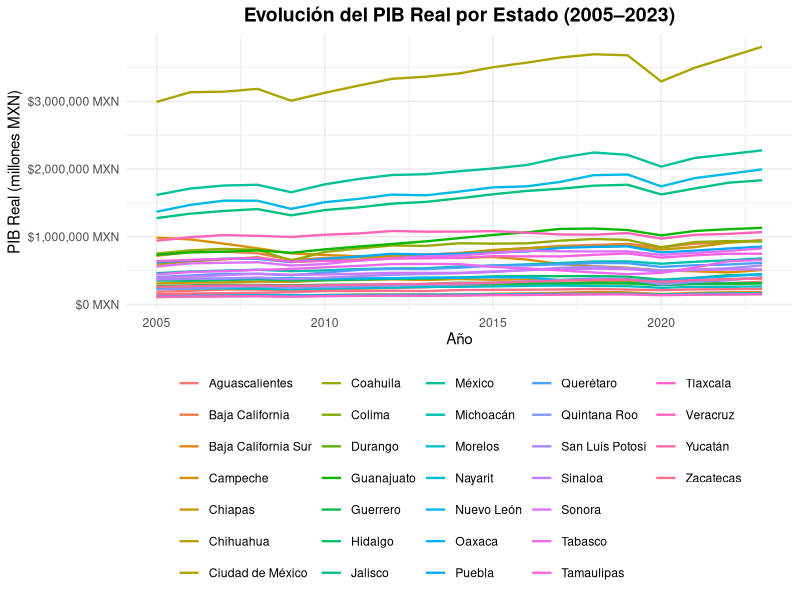
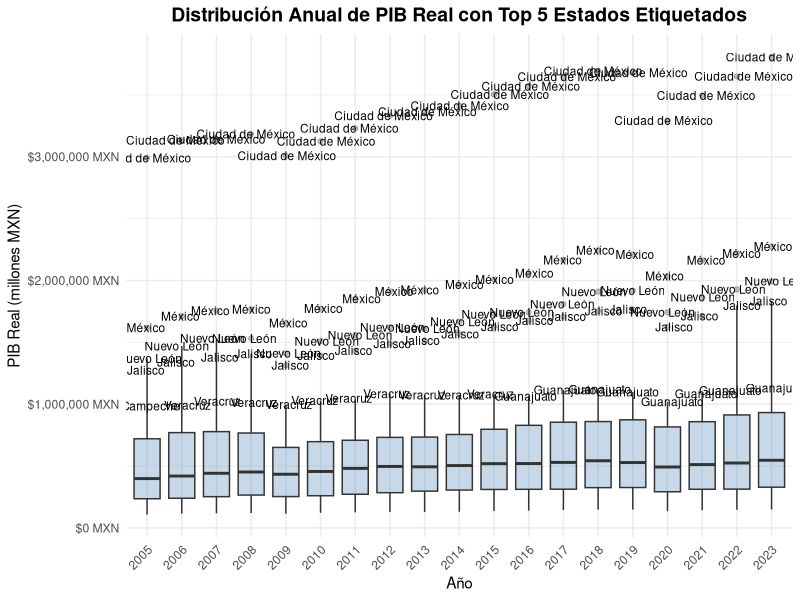
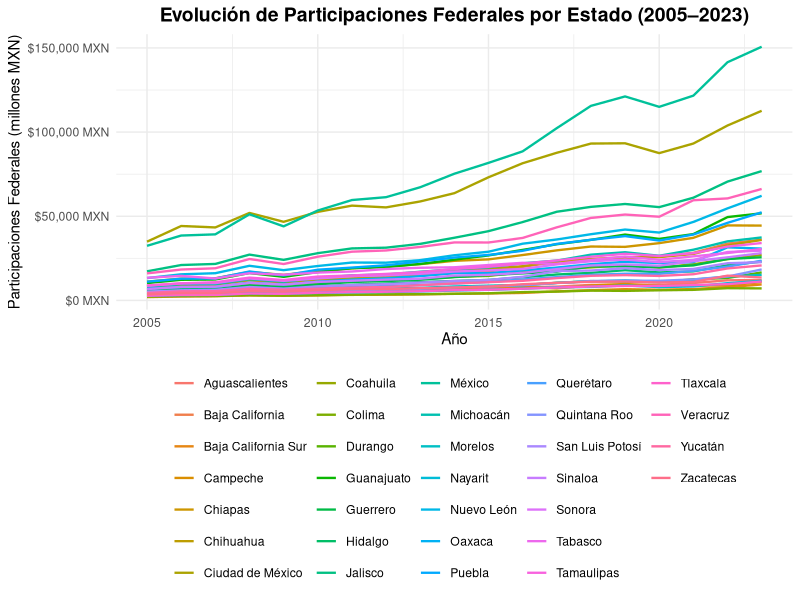
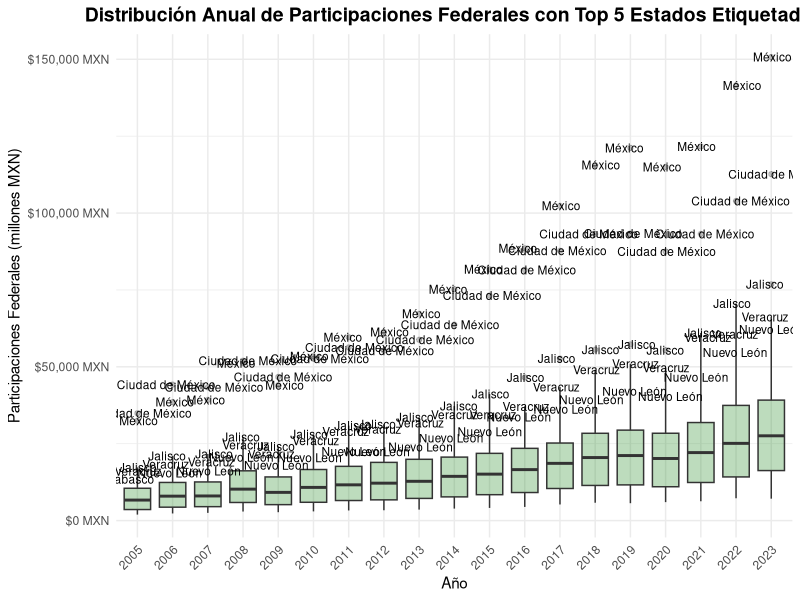
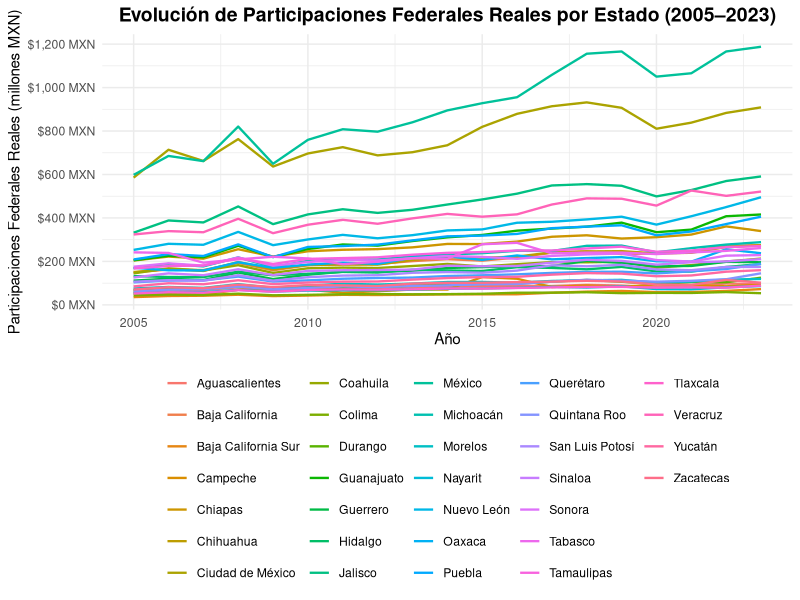
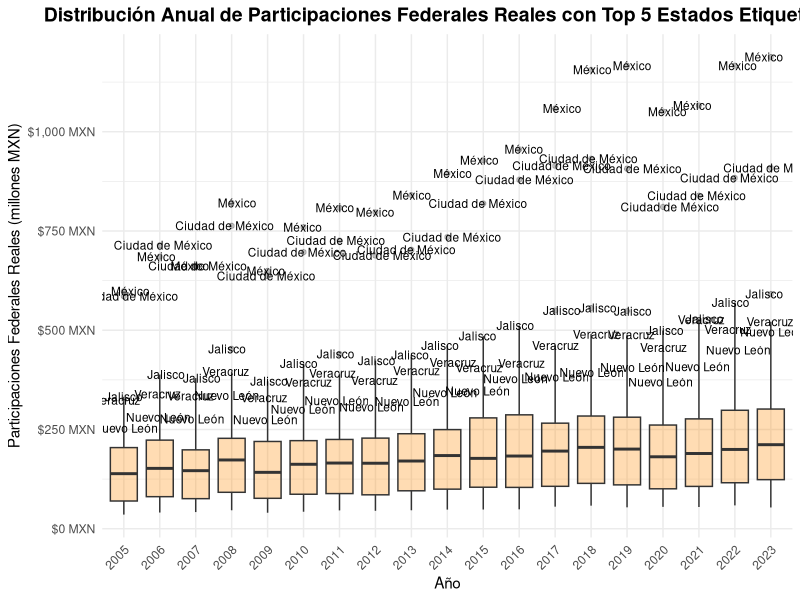
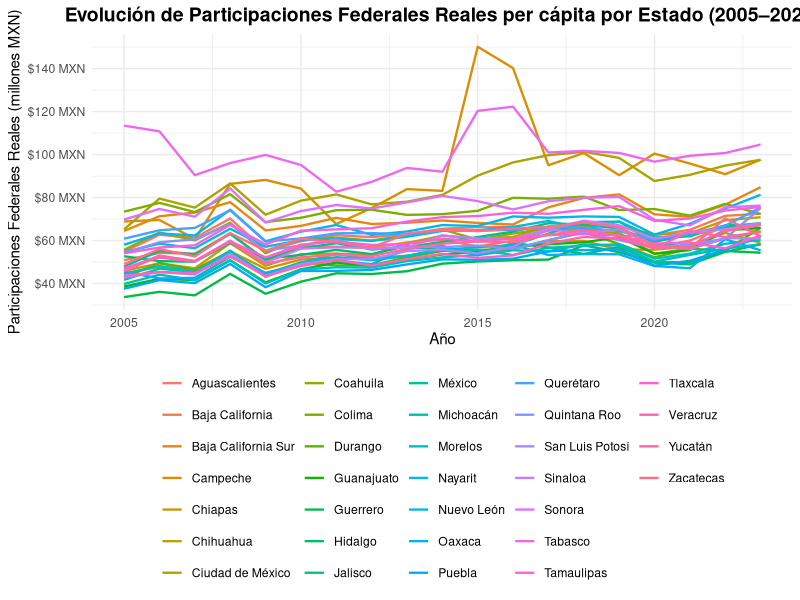
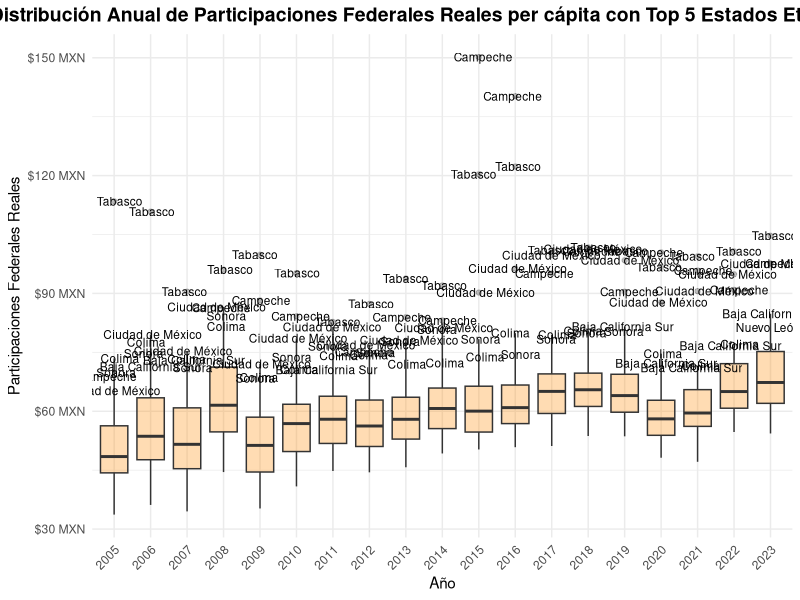

These figures' R source, in order:
library(tidyverse)
library(scales)
library(readxl)
library(lmerTest)
library(skimr)
library(psych)


# Leer datos desde Excel y quitar primera fila de encabezados duplicados
gdp      <- read_xlsx("PIB real 2005-2023.xlsx", sheet = 1, range = "A2:T35")[-1, ]
gdp_mp   <- read_xlsx("PIB real 2005-2023.xlsx", sheet = 3, range = "A2:T35")[-1, ]
gov      <- read_xlsx("Participaciones federales 2005-2023.xlsx", sheet = 1, range = "A3:T36")[-1, ]
deflator <- read_xlsx("Participaciones federales 2005-2023.xlsx", sheet = 2, range = "A5:T38")[-1, ]
pop      <- read_xlsx("Participaciones federales 2005-2023.xlsx", sheet = 4, range = "A3:T36")[-1, ]

# Lista nombrada de data.frames
df_list <- list(
  gdp      = gdp,
  gdp_mp   = gdp_mp,
  gov      = gov,
  deflator = deflator,
  pop      = pop
)

# Función: renombra primera columna a "Estado" y pivotea a formato long
long <- function(df, value_name) {
  old_first <- names(df)[1]
  if (old_first != "Estado") {
    df <- df %>% rename(Estado = !!sym(old_first))
  }
  df %>%
    pivot_longer(
      cols      = -Estado,
      names_to  = "year",
      values_to = value_name
    ) %>%
    mutate(year = as.integer(year)) %>% 
    mutate(
    Estado = str_squish(Estado),                              # quita espacios dobles y bordes
    Estado = str_replace(Estado, "Ciudad de México 2_/",      # busca la etiqueta con “2_/”
                            "Ciudad de México"),              # y la reemplaza con la correcta
    Estado = str_replace(Estado, "Baja Californa",            # busca la etiqueta con "Baja Californa"
                            "Baja California"),               # y la reemplaza con la correcta
    Estado = str_replace(Estado, "Michoacan",                 # busca la etiqueta con "Baja Californa"
                            "Michoacán")                      # y la reemplaza con la correcta
  )
}

# Aplicar pivot para cada data.frame usando su nombre como columna de valores
long_list <- Map(long, df_list, names(df_list))

# Combinar con full_join por "Estado" y "year"
df <- reduce(long_list, full_join, by = c("Estado", "year")) %>% 
    mutate(
        gov_real = gov / deflator,
        govpc = gov_real / pop * 1000000,
        gdppc = gdp / pop * 1000000,
        gdppc_mp = gdp_mp / pop * 1000000
    )

write.csv(df, "participaciones-federales.csv", row.names = FALSE)

# Revisar resultado
head(df)

# Estadísticas descriptivas de los datos
skim(df)
describe(df)

# Evolución del PIB Real por Estado (líneas)
ggplot(df, aes(x = year, y = gdp, color = Estado)) +
  geom_line(size = 0.8) +
  labs(
    title = "Evolución del PIB Real por Estado (2005–2023)",
    x     = "Año",
    y     = "PIB Real (millones MXN)"
  ) +
  scale_y_continuous(
    labels = scales::label_comma(prefix = "$", suffix = " MXN"),
    breaks = scales::pretty_breaks(n = 5)
  ) +
  theme_minimal() +
  theme(
    legend.position   = "bottom",
    legend.title      = element_blank(),
    axis.text.x       = element_text(angle = 0, vjust = 0.5),
    plot.title        = element_text(face = "bold", size = 14, hjust = 0.5)
  )
ggsave("gdp.png", width = 8, height = 6, dpi = 300)

# Boxplot de distribución anual de PIB Real,
# con etiquetas de los 5 estados con mayor PIB cada año
bs_gdp <- df %>%
  group_by(year) %>%
  slice_max(gdp, n = 5) %>%
  ungroup()

ggplot(df, aes(x = factor(year), y = gdp, group = year)) +
  geom_boxplot(fill = "steelblue", alpha = 0.3) +
  geom_text(
    data     = bs_gdp,
    aes(label = Estado),
    position = position_jitter(width = 0.2, height = 0),
    size     = 3,
    color    = "black"
  ) +
  labs(
    title = "Distribución Anual de PIB Real con Top 5 Estados Etiquetados",
    x     = "Año",
    y     = "PIB Real (millones MXN)"
  ) +
  scale_y_continuous(labels = scales::label_comma(prefix = "$", suffix = " MXN")) +
  theme_minimal() +
  theme(
    axis.text.x  = element_text(angle = 45, hjust = 1),
    plot.title   = element_text(face = "bold", size = 14, hjust = 0.5),
    legend.position = "none"
  )
ggsave("box-gdp.png", width = 8, height = 6, dpi = 300)


# Evolución de Participaciones Federales por Estado (líneas)
ggplot(df, aes(x = year, y = gov, color = Estado)) +
  geom_line(size = 0.8) +
  labs(
    title = "Evolución de Participaciones Federales por Estado (2005–2023)",
    x     = "Año",
    y     = "Participaciones Federales (millones MXN)"
  ) +
  scale_y_continuous(
    labels = scales::label_comma(prefix = "$", suffix = " MXN"),
    breaks = scales::pretty_breaks(n = 5)
  ) +
  theme_minimal() +
  theme(
    legend.position   = "bottom",
    legend.title      = element_blank(),
    axis.text.x       = element_text(angle = 0, vjust = 0.5),
    plot.title        = element_text(face = "bold", size = 14, hjust = 0.5)
  )
ggsave("gov.png", width = 8, height = 6, dpi = 300)


# Boxplot de distribución anual de Participaciones Federales,
# con etiquetas de los 5 estados con mayor valor cada año
bs_gov <- df %>%
  group_by(year) %>%
  slice_max(order_by = gov, n = 5) %>%
  ungroup()

ggplot(df, aes(x = factor(year), y = gov, group = year)) +
  geom_boxplot(fill = "forestgreen", alpha = 0.3) +
  geom_text(
    data     = bs_gov,
    aes(label = Estado),
    position = position_jitter(width = 0.2, height = 0),
    size     = 3,
    color    = "black"
  ) +
  labs(
    title = "Distribución Anual de Participaciones Federales con Top 5 Estados Etiquetados",
    x     = "Año",
    y     = "Participaciones Federales (millones MXN)"
  ) +
  scale_y_continuous(labels = scales::label_comma(prefix = "$", suffix = " MXN")) +
  theme_minimal() +
  theme(
    axis.text.x  = element_text(angle = 45, hjust = 1),
    plot.title   = element_text(face = "bold", size = 14, hjust = 0.5),
    legend.position = "none"
  )
ggsave("box-gov.png", width = 8, height = 6, dpi = 300)


# Evolución de Participaciones Federales Reales (líneas)
ggplot(df, aes(x = year, y = gov_real, color = Estado)) +
  geom_line(size = 0.8) +
  labs(
    title = "Evolución de Participaciones Federales Reales por Estado (2005–2023)",
    x     = "Año",
    y     = "Participaciones Federales Reales (millones MXN)"
  ) +
  scale_y_continuous(
    labels = scales::label_comma(prefix = "$", suffix = " MXN"),
    breaks = scales::pretty_breaks(n = 5)
  ) +
  theme_minimal() +
  theme(
    legend.position   = "bottom",
    legend.title      = element_blank(),
    axis.text.x       = element_text(angle = 0, vjust = 0.5),
    plot.title        = element_text(face = "bold", size = 14, hjust = 0.5)
  )
ggsave("gov-real.png", width = 8, height = 6, dpi = 300)


# Boxplot de distribución anual de Participaciones Federales Reales,
# con etiquetas de los 5 estados con mayor valor cada año
bs_gov_real <- df %>%
  group_by(year) %>%
  slice_max(order_by = gov_real, n = 5) %>%
  ungroup()

ggplot(df, aes(x = factor(year), y = gov_real, group = year)) +
  geom_boxplot(fill = "darkorange", alpha = 0.3) +
  geom_text(
    data     = bs_gov_real,
    aes(label = Estado),
    position = position_jitter(width = 0.2, height = 0),
    size     = 3,
    color    = "black"
  ) +
  labs(
    title = "Distribución Anual de Participaciones Federales Reales con Top 5 Estados Etiquetados",
    x     = "Año",
    y     = "Participaciones Federales Reales (millones MXN)"
  ) +
  scale_y_continuous(labels = scales::label_comma(prefix = "$", suffix = " MXN")) +
  theme_minimal() +
  theme(
    axis.text.x  = element_text(angle = 45, hjust = 1),
    plot.title   = element_text(face = "bold", size = 14, hjust = 0.5),
    legend.position = "none"
  )
ggsave("box-gov-real.png", width = 8, height = 6, dpi = 300)


# Evolución de Participaciones Federales Reales per cápita (líneas)
ggplot(df, aes(x = year, y = govpc, color = Estado)) +
  geom_line(size = 0.8) +
  labs(
    title = "Evolución de Participaciones Federales Reales per cápita por Estado (2005–2023)",
    x     = "Año",
    y     = "Participaciones Federales Reales (millones MXN)"
  ) +
  scale_y_continuous(
    labels = scales::label_comma(prefix = "$", suffix = " MXN"),
    breaks = scales::pretty_breaks(n = 5)
  ) +
  theme_minimal() +
  theme(
    legend.position   = "bottom",
    legend.title      = element_blank(),
    axis.text.x       = element_text(angle = 0, vjust = 0.5),
    plot.title        = element_text(face = "bold", size = 14, hjust = 0.5)
  )
ggsave("govpc.png", width = 8, height = 6, dpi = 300)


# Boxplot de distribución anual de Participaciones Federales Reales per cápita,
# con etiquetas de los 5 estados con mayor valor cada año
bs_govpc <- df %>%
  group_by(year) %>%
  slice_max(order_by = govpc, n = 5) %>%
  ungroup()

ggplot(df, aes(x = factor(year), y = govpc, group = year)) +
  geom_boxplot(fill = "darkorange", alpha = 0.3) +
  geom_text(
    data     = bs_govpc,
    aes(label = Estado),
    position = position_jitter(width = 0.2, height = 0),
    size     = 3,
    color    = "black"
  ) +
  labs(
    title = "Distribución Anual de Participaciones Federales Reales per cápita con Top 5 Estados Etiquetados",
    x     = "Año",
    y     = "Participaciones Federales Reales"
  ) +
  scale_y_continuous(labels = scales::label_comma(prefix = "$", suffix = " MXN")) +
  theme_minimal() +
  theme(
    axis.text.x  = element_text(angle = 45, hjust = 1),
    plot.title   = element_text(face = "bold", size = 14, hjust = 0.5),
    legend.position = "none"
  )
ggsave("box-govpc.png", width = 8, height = 6, dpi = 300)

# Gráfico de la evolución de la población por Estado (2005–2023)
ggplot(df, aes(year, pop, color = Estado, label = Estado)) +
  geom_line(size = 0.8) +         # líneas de población a lo largo del tiempo
  geom_text() +                   # etiquetas con el nombre del Estado
  labs(
    title = "Evolución de la Población por Estado (2005–2023)",
    x     = "Año",
    y     = "Población"
  ) +
  scale_y_continuous(
    labels = scales::label_comma(),    # formato con separador de miles
    breaks = scales::pretty_breaks(n = 5)
  ) +
  theme_minimal() +
  theme(
    legend.position   = "bottom",      # leyenda abajo
    legend.title      = element_blank(),
    axis.text.x       = element_text(angle = 0, vjust = 0.5),
    plot.title        = element_text(face = "bold", size = 14, hjust = 0.5)
  )
ggsave("pop.png", width = 8, height = 6, dpi = 300)


# Cálculo de cambios logarítmicos anuales y acumulados de población
delta_pop <- df %>%
  group_by(Estado) %>%
  reframe(
    year,
    delta_pop = c(0, diff(log(pop))),   # diferencia logarítmica de población
    cum_pop   = cumsum(delta_pop)       # suma acumulada de los cambios
  )

# Gráfico de los cambios logarítmicos anuales por Estado
ggplot(delta_pop, aes(year, y = delta_pop, color = Estado, label = Estado)) +
  geom_line() +        # líneas de delta_pop a lo largo del tiempo
  geom_text() +        # etiquetas con el nombre del Estado
  theme_minimal()
ggsave("pop-growth.png", width = 8, height = 6, dpi = 300)

# Gráfico de los cambios logarítmicos acumulados por Estado
ggplot(delta_pop, aes(year, y = cum_pop, color = Estado, label = Estado)) +
  geom_line() +        # líneas de cum_pop a lo largo del tiempo
  geom_text() +        # etiquetas con el nombre del Estado
  theme_minimal()
ggsave("pop-growth-acc.png", width = 8, height = 6, dpi = 300)

# Modelo lineal simple de govpc en función de gdppc
lm(govpc ~ gdppc, data = df) %>%
  summary()            # resumen de los coeficientes y ajustes

# Modelo mixto con pendiente aleatoria de gdppc por Estado
re <- lmer(govpc ~ gdppc + (gdppc | Estado), data = df)
summary(re)            # resumen del modelo mixto

# Extracción de efectos aleatorios incluyendo varianza condicional
re_ranef <- ranef(re, condVar = TRUE)

# Recuperar el array de varianzas para el término gdppc
postVar_array <- attr(re_ranef$Estado, "postVar")

# Preparar data.frame con estimaciones y errores estándar por Estado
slope_df <- re_ranef$Estado %>%
  select(gdppc) %>%                      # solo la desviación de la pendiente
  rownames_to_column("area") %>%         # pasar fila a columna
  mutate(
    estimate  = gdppc + fixef(re)["gdppc"],  # pendiente total (BLUP + fijo)
    se        = sqrt(postVar_array[1,1, ]),  # error estándar = raíz de la varianza
    area_plot = fct_reorder(area, estimate)  # reordenar factores para la gráfica
  )

# Gráfico de las pendientes con sus intervalos de confianza al 95%
ggplot(slope_df, aes(x = estimate, y = area_plot)) +
  geom_point(size = 2) +                         # puntos de las estimaciones
  geom_errorbarh(                                # barras horizontales ±1.96·SE
    aes(xmin = estimate - 1.96*se,
        xmax = estimate + 1.96*se),
    height = 0.2
  ) +
  geom_vline(xintercept = 0, linetype = "dashed") +  # línea vertical en cero
  labs(
    x        = "Slope on gdppc (with 95% CI)",
    y        = "Estado",
    title    = "Estimated gdppc-slopes by Estado",
    subtitle = "Points = BLUPs; bars = ±1.96×SE"
  ) +
  scale_x_continuous(
    labels = scales::label_comma(),            # formato con separador de miles
    breaks = scales::breaks_pretty()
  ) +
  theme_minimal()
ggsave("slopes-states.png", width = 8, height = 6, dpi = 300)
